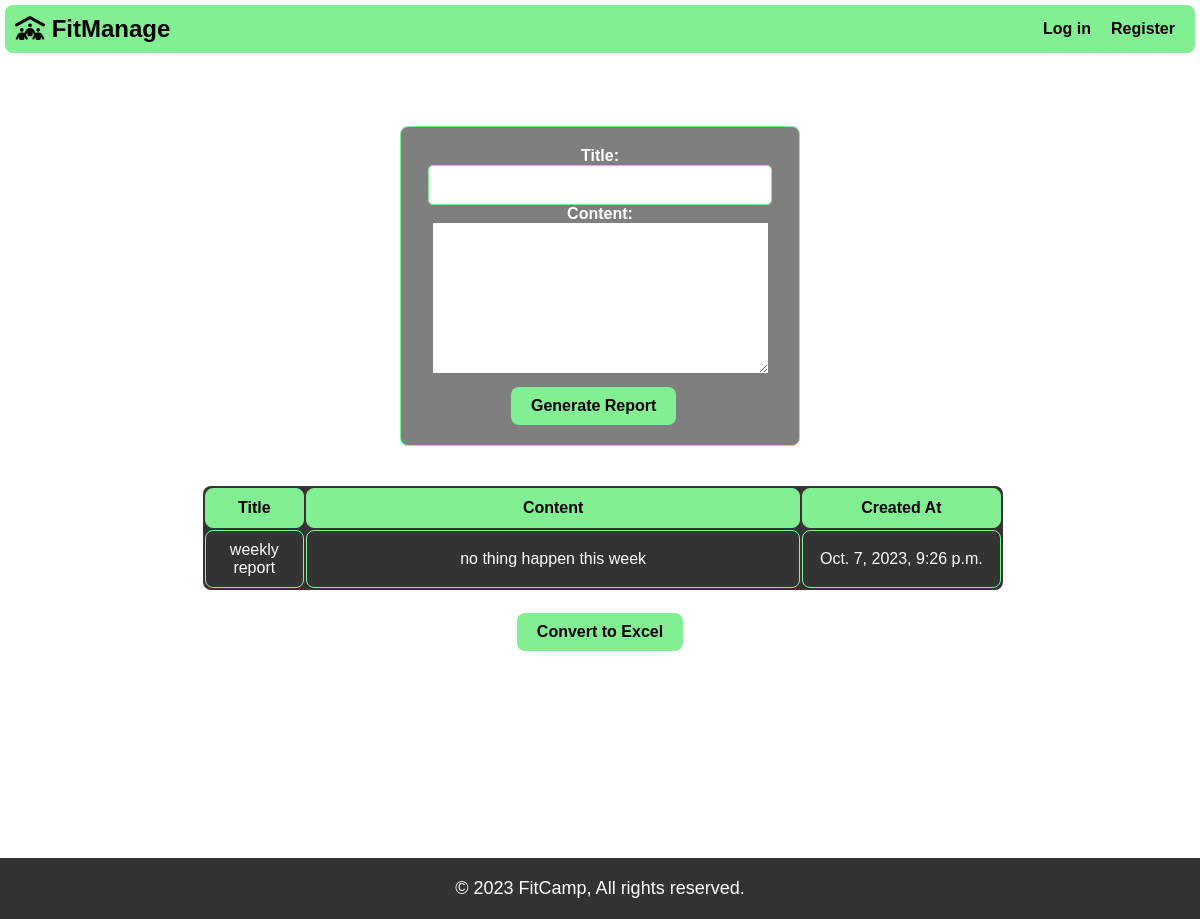
Screenshot of /fitmanage/report with the database file from the repository.
### fitmanage/models.py (models this page shows, shortened)
class WeeklyReport(models.Model):
    title = models.CharField(max_length=200)
    content = models.TextField()
    created_at = models.DateTimeField(auto_now_add=True)

### fitmanage/views.py (the view)
# urls.py: path("report", views.report, name="report"),
def report(request):
    if request.method == 'POST':
        form = WeeklyReportForm(request.POST)
        if form.is_valid():
            form.save()
            return redirect('report')
    else:
        form = WeeklyReportForm()
    reports = WeeklyReport.objects.all()
    context = {
        'form': form,
        'reports': reports,
    }
    return render(request, 'manage/reports.html', context)

### fitmanage/forms.py
class WeeklyReportForm(forms.ModelForm):
    class Meta:
        model = WeeklyReport
        fields = ['title', 'content']

### fitmanage/templates/manage/reports.html (shortened to what this page needs)
{% extends "manage/layoutmanage.html" %}
{% block body %}
<h1 class="title">Weekly Reports</h1>
<div class="container-report">
    <form class="report-form" method="post">
        {{ form.as_p }}
        <button type="submit" class="generate-report-button">Generate Report</button>
    </form>
</div>
<div class="report-container">
    <table class="report-table">
        <thead>
            <tr>
                <th class="T">Title</th>
                <th class="C">Content</th>
                <th class="R">Created At</th>
            </tr>
        </thead>
        <tbody>
            {% for report in reports %}
            <tr>
                <td class="T">{{ report.title }}</td>
                <td class="C">{{ report.content }}</td>
                <td class="R">{{ report.created_at }}</td>
            </tr>
            {% endfor %}
        </tbody>
    </table>
    <br>
    <button class="convert-excel-button" onclick="redirectToExcel()">Convert to Excel</button>
</div>
<br>
{% endblock %}

### fitmanage/static/manage/styles.css (style rules this page uses)
* { margin: 0; padding: 0; border: 0; box-sizing: border-box; font-family: Arial, sans-serif; }
h1.title { text-align: center; color: white; }
label { display: block; font-weight: bold; color: white; }
input[type="text"], input[type="date"], select { width: 96%; padding: 10px; border: 1px solid #82EF92; border-radius: 5px; font-size: 16px; }
.title { text-align: center; margin-top: 20px; font-size: 24px; }
.container-report { display: flex; flex-wrap: wrap; justify-content: center; align-items: center; }
.report-form { text-align: center; margin: 20px auto; width: 400px; padding: 20px; border: 1px solid #82EF92; border-radius: 8px; background-color: rgba(0, 0, 0, 0.5); box-shadow: 0 4px 6px rgba(255, 255, 255, 0.5); }
.generate-report-button { display: block; margin-top: 10px; padding: 10px 20px; margin-left: 90px; background-color: #82EF92; color: black; font-weight: bold; border: none; border-radius: 8px; font-size: 16px; cursor: pointer; }
.report-container { display: flex; flex-direction: column; justify-content: center; align-items: center; }
.convert-excel-button { display: block; margin-top: 20px; padding: 10px 20px; background-color: #82EF92; color: black; font-weight: bold; border: none; border-radius: 8px; font-size: 16px; cursor: pointer; margin: 5px; }
.report-table { width: 800px; border-collapse: separate; margin-top: 20px; margin-left: 5px; background-color: rgba(0, 0, 0, 0.8); border-radius: 8px; overflow: hidden; }
.report-table th, .report-table td { color: white; padding: 10px; text-align: center; border: 1px solid #82EF92; border-radius: 8px; }
.T { width: 100px; }
.C { width: 500px; }
.R { width: 200px; }
.report-table th { background-color: #82EF92; color: black; }

### fitmanage/templates/manage/reports.html (style rules this page uses)
body { background-image: url('https://images.pexels.com/photos/949129/pexels-photo-949129.jpeg?auto=compress&cs=tinysrgb&w=1200'); background-size: cover; }

### rows the page displays
WeeklyReport: title "weekly report", content "no thing happen this week", created_at "Oct. 7, 2023, 9:26 p.m."
